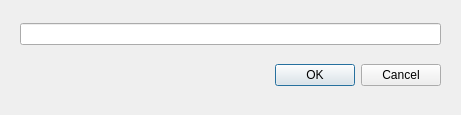
<?xml version="1.0" encoding="UTF-8"?>
<ui version="4.0">
 <class>OCC::CreateWeb</class>
 <widget class="QDialog" name="OCC::CreateWeb">
  <property name="geometry">
   <rect>
    <x>0</x>
    <y>0</y>
    <width>461</width>
    <height>115</height>
   </rect>
  </property>
  <property name="windowTitle">
   <string>Creer une page web</string>
  </property>
  <widget class="QWidget" name="verticalLayoutWidget">
   <property name="geometry">
    <rect>
     <x>20</x>
     <y>10</y>
     <width>421</width>
     <height>91</height>
    </rect>
   </property>
   <layout class="QVBoxLayout" name="verticalLayout">
    <item>
     <widget class="QLineEdit" name="lineEdit"/>
    </item>
    <item>
     <widget class="QDialogButtonBox" name="buttonBox">
      <property name="orientation">
       <enum>Qt::Horizontal</enum>
      </property>
      <property name="standardButtons">
       <set>QDialogButtonBox::Cancel|QDialogButtonBox::Ok</set>
      </property>
     </widget>
    </item>
   </layout>
  </widget>
 </widget>
 <resources/>
 <connections>
  <connection>
   <sender>buttonBox</sender>
   <signal>accepted()</signal>
   <receiver>OCC::CreateWeb</receiver>
   <slot>accept()</slot>
   <hints>
    <hint type="sourcelabel">
     <x>248</x>
     <y>254</y>
    </hint>
    <hint type="destinationlabel">
     <x>157</x>
     <y>274</y>
    </hint>
   </hints>
  </connection>
  <connection>
   <sender>buttonBox</sender>
   <signal>rejected()</signal>
   <receiver>OCC::CreateWeb</receiver>
   <slot>reject()</slot>
   <hints>
    <hint type="sourcelabel">
     <x>316</x>
     <y>260</y>
    </hint>
    <hint type="destinationlabel">
     <x>286</x>
     <y>274</y>
    </hint>
   </hints>
  </connection>
 </connections>
</ui>
